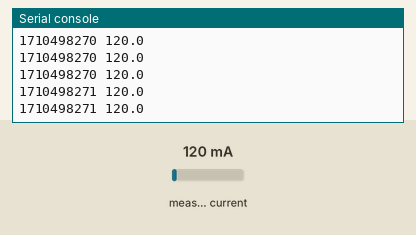
Simulated run of this program. Board: CircuitPython board. Shown: the last lines printed to the serial console. The inputs (shaded band) are chosen by the test bench; at power-on: measured current 120 mA. The clock reads 2024-03-15 10:24:30 at power-on unless the program sets it.

Above: at 1.2 s.
1.3 s: measured current set to 40 mA
At 1.31 s:
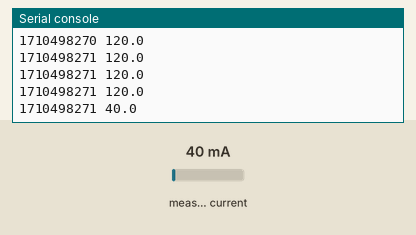
2.8 s: measured current set to 500 mA
At 2.82 s:
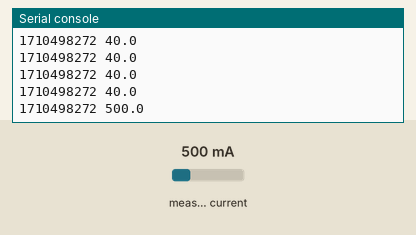
Timing chart, 0 to 5.8 s (numbered marks = the images above; inputs shaded):
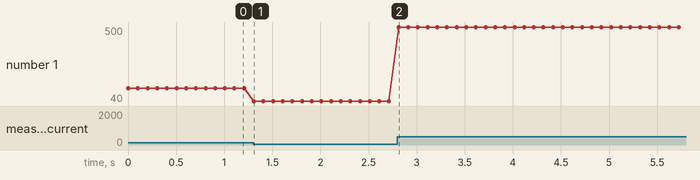

The program:

ina219.py
```python
import time
import board
from adafruit_ina219 import ADCResolution, BusVoltageRange, INA219

i2c_bus = board.I2C()
ina219 = INA219(i2c_bus)

print("ina219 test")
print("Config register:")
print("  bus_voltage_range:    0x%1X" % ina219.bus_voltage_range)
print("  gain:                 0x%1X" % ina219.gain)
print("  bus_adc_resolution:   0x%1X" % ina219.bus_adc_resolution)
print("  shunt_adc_resolution: 0x%1X" % ina219.shunt_adc_resolution)
print("  mode:                 0x%1X" % ina219.mode)
print("")

ina219.bus_adc_resolution = ADCResolution.ADCRES_12BIT_1S
ina219.shunt_adc_resolution = ADCResolution.ADCRES_12BIT_1S
ina219.bus_voltage_range = BusVoltageRange.RANGE_16V
ina219.set_calibration_16V_400mA()

# measure and display loop
while True:
    # bus_voltage = ina219.bus_voltage  # voltage on V- (load side)
    # shunt_voltage = ina219.shunt_voltage  # voltage between V+ and V- across the shunt
    current = ina219.current  # current in mA
    # power = ina219.power  # power in watts

    print(time.time(), current)

    # Check internal calculations haven't overflowed (doesn't detect ADC overflows)
    if ina219.overflow:
        print("Internal Math Overflow Detected!")
        print("")

    time.sleep(0.1)
```

Measured:
- after the input at 1.3 s, the serial console: prints a new line at once (image 1)
- after the input at 2.8 s, the serial console: prints a new line at once (image 2)
- plotted number 1: 120 → 40 after the input at 1.3 s, 40 → 500 after the input at 2.8 s
